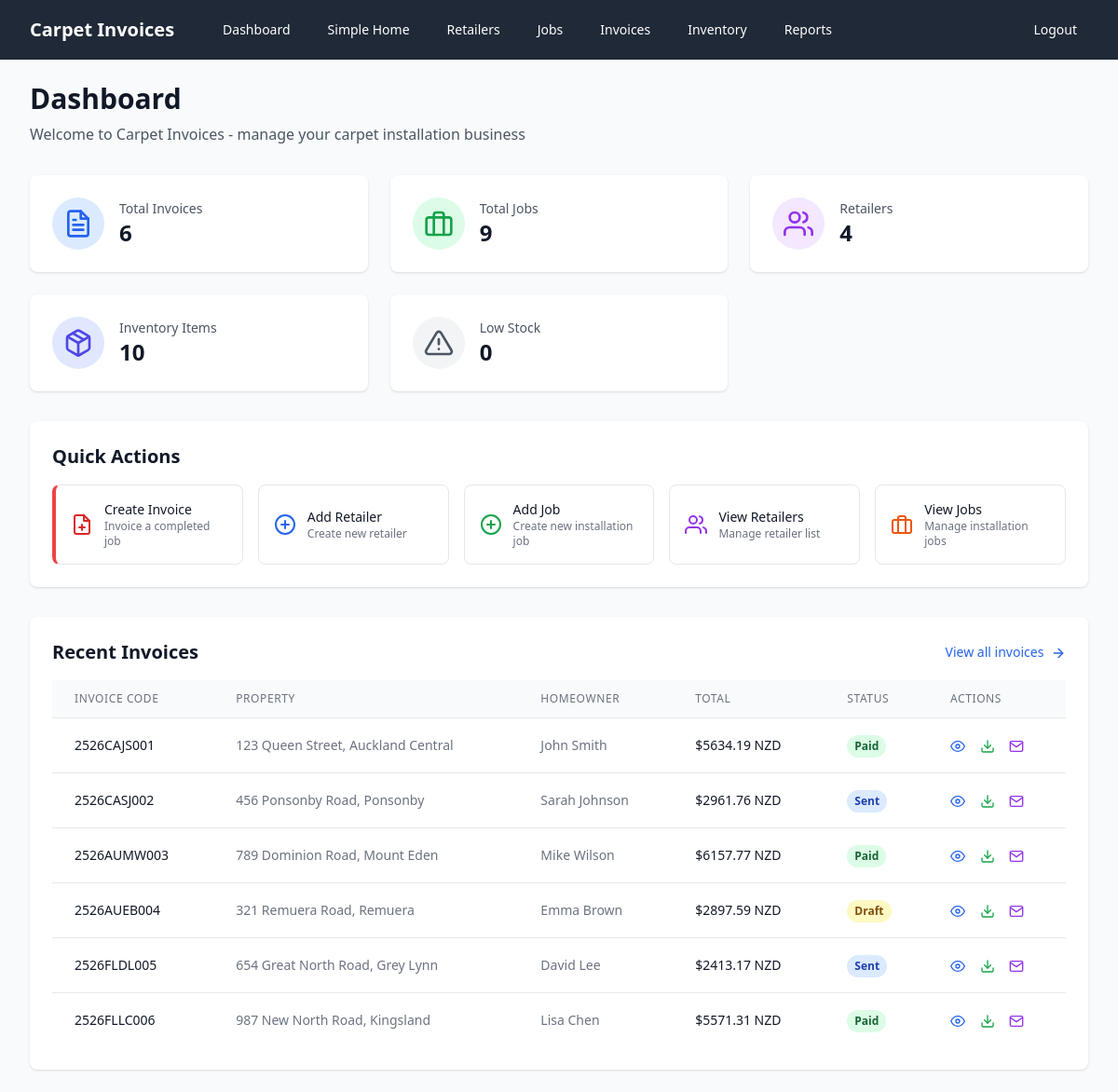
/ (signed in), run on an earlier commit of the app's database.
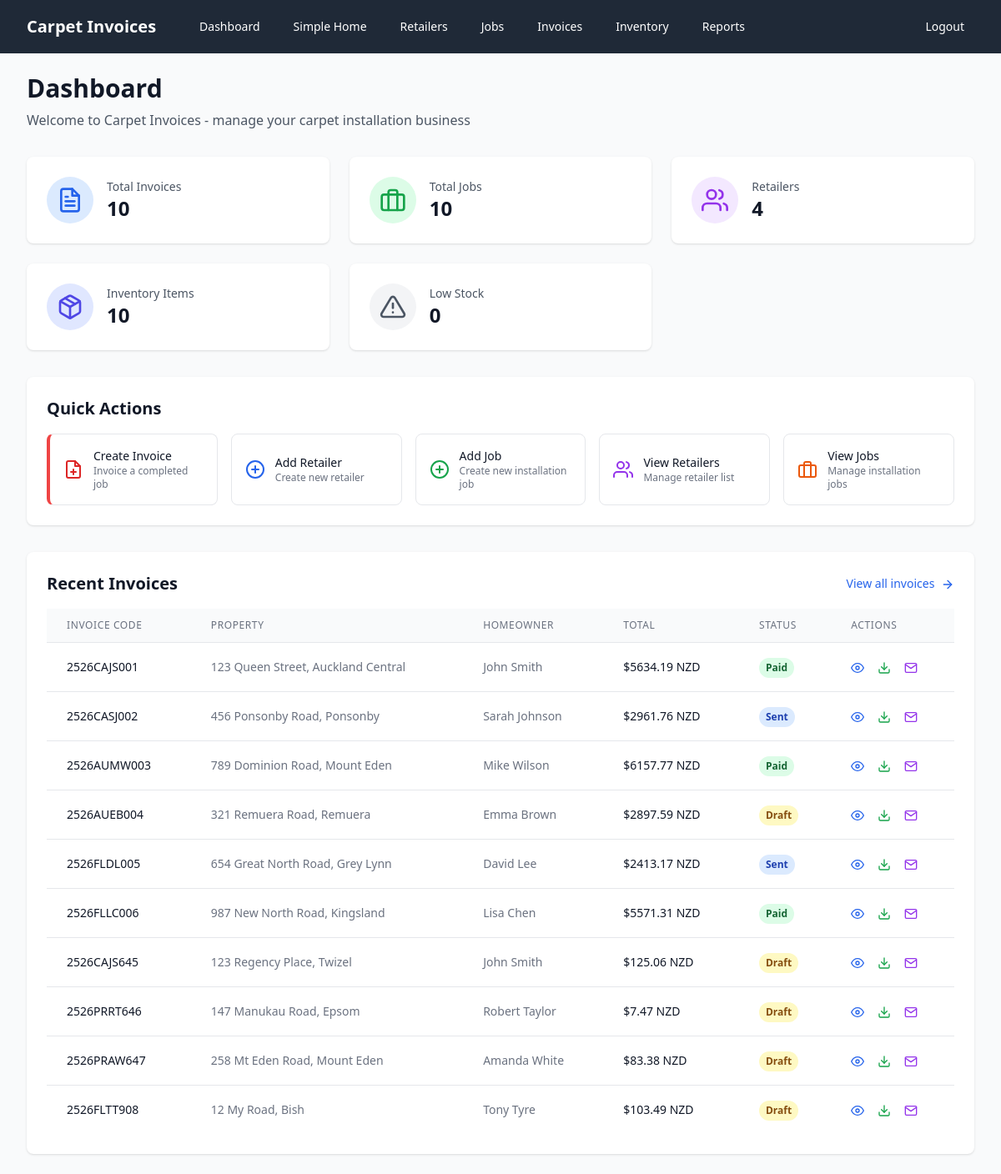
And on a later commit of the database.
### models.py (models this page shows, shortened)
class Invoice(db.Model):
    id = db.Column(db.Integer, primary_key=True)
    invoice_code = db.Column(db.String(100), unique=True, nullable=False, index=True)
    job_id = db.Column(db.Integer, ForeignKey('job.id'), nullable=False, index=True)
    date_created = db.Column(db.Date, nullable=False, default=datetime.now().date, index=True)
    status = db.Column(db.String(20), nullable=False, default='draft', index=True)  # draft, sent, paid
    gst_percentage = db.Column(db.Float, nullable=False, default=15.0)
    subtotal = db.Column(db.Float, nullable=False, default=0.0)
    gst_amount = db.Column(db.Float, nullable=False, default=0.0)
    total = db.Column(db.Float, nullable=False, default=0.0, index=True)
    job = relationship("Job", back_populates="invoices")
    lines = relationship("InvoiceLine", back_populates="invoice", cascade="all, delete-orphan")
    files = relationship("FileStore", back_populates="invoice", cascade="all, delete-orphan")

class Job(db.Model):
    id = db.Column(db.Integer, primary_key=True)
    street_address = db.Column(db.String(200), nullable=False)
    suburb = db.Column(db.String(100), nullable=False)
    town_city = db.Column(db.String(100), nullable=False)
    retailer_id = db.Column(db.Integer, ForeignKey('retailer.id'), nullable=False)
    homeowner_name = db.Column(db.String(100), nullable=False)
    homeowner_phone = db.Column(db.String(20), nullable=False)
    date_completed = db.Column(db.Date, nullable=False)
    retailer = relationship("Retailer", back_populates="jobs")
    invoices = relationship("Invoice", back_populates="job")

### app.py (the view)
@app.route('/')
def index():
    if not session.get('logged_in'):
        return redirect(url_for('login'))
    recent_invoices = db.session.query(Invoice).join(Job).join(Retailer).limit(10).all()
    total_invoices = db.session.query(Invoice).count()
    total_jobs = db.session.query(Job).count()
    total_retailers = db.session.query(Retailer).count()
    total_inventory_items = db.session.query(InventoryItem).filter_by(is_active=True).count()
    low_stock_items = db.session.query(InventoryItem).filter_by(is_active=True).filter(
        InventoryItem.current_stock <= InventoryItem.minimum_stock
    ).count()
    total_inventory_value = db.session.query(
        db.func.sum(InventoryItem.current_stock * InventoryItem.unit_cost)
    ).filter_by(is_active=True).scalar() or 0
    return render_template('index.html',
                         recent_invoices=recent_invoices,
                         total_invoices=total_invoices,
                         total_jobs=total_jobs,
                         total_retailers=total_retailers,
                         total_inventory_items=total_inventory_items,
                         low_stock_items=low_stock_items,
                         total_inventory_value=total_inventory_value)

### app.py (called while the page is built)
def format_nz_currency(amount):
    return f"${amount:.2f} NZD"

@app.template_filter('nz_currency')
def nz_currency_filter(amount):
    return format_nz_currency(amount)

### templates/index.html (shortened to what this page needs)
{% extends "base.html" %}
{% block content %}
<div class="mb-8">
    <h1 class="text-3xl font-bold text-gray-900">Dashboard</h1>
    <p class="mt-2 text-gray-600">Welcome to Carpet Invoices - manage your carpet installation business</p>
</div>
<div class="grid grid-cols-1 md:grid-cols-2 lg:grid-cols-3 xl:grid-cols-6 gap-6 mb-8">
    <div class="bg-white rounded-lg shadow p-6">
        <div class="flex items-center">
            <div class="p-3 rounded-full bg-blue-100">
                <i data-feather="file-text" class="h-8 w-8 text-blue-600"></i>
            </div>
            <div class="ml-4">
                <p class="text-sm font-medium text-gray-600">Total Invoices</p>
                <p class="text-2xl font-bold text-gray-900">{{ total_invoices }}</p>
            </div>
        </div>
    </div>
    <div class="bg-white rounded-lg shadow p-6">
        <div class="flex items-center">
            <div class="p-3 rounded-full bg-green-100">
                <i data-feather="briefcase" class="h-8 w-8 text-green-600"></i>
            </div>
            <div class="ml-4">
                <p class="text-sm font-medium text-gray-600">Total Jobs</p>
                <p class="text-2xl font-bold text-gray-900">{{ total_jobs }}</p>
            </div>
        </div>
    </div>
    <div class="bg-white rounded-lg shadow p-6">
        <div class="flex items-center">
            <div class="p-3 rounded-full bg-purple-100">
                <i data-feather="users" class="h-8 w-8 text-purple-600"></i>
            </div>
            <div class="ml-4">
                <p class="text-sm font-medium text-gray-600">Retailers</p>
                <p class="text-2xl font-bold text-gray-900">{{ total_retailers }}</p>
            </div>
        </div>
    </div>
    <div class="bg-white rounded-lg shadow p-6">
        <div class="flex items-center">
            <div class="p-3 rounded-full bg-indigo-100">
                <i data-feather="package" class="h-8 w-8 text-indigo-600"></i>
            </div>
            <div class="ml-4">
                <p class="text-sm font-medium text-gray-600">Inventory Items</p>
                <p class="text-2xl font-bold text-gray-900">{{ total_inventory_items }}</p>
            </div>
        </div>
    </div>
    <div class="bg-white rounded-lg shadow p-6">
        <div class="flex items-center">
            <div class="p-3 rounded-full {% if low_stock_items > 0 %}bg-orange-100{% else %}bg-gray-100{% endif %}">
                <i data-feather="alert-triangle" class="h-8 w-8 {% if low_stock_items > 0 %}text-orange-600{% else %}text-gray-600{% endif %}"></i>
            </div>
            <div class="ml-4">
                <p class="text-sm font-medium text-gray-600">Low Stock</p>
                <p class="text-2xl font-bold {% if low_stock_items > 0 %}text-orange-600{% else %}text-gray-900{% endif %}">{{ low_stock_items }}</p>
            </div>
        </div>
    </div>
</div>
<div class="bg-white rounded-lg shadow mb-8">
    <div class="p-6">
        <h2 class="text-xl font-semibold text-gray-900 mb-4">Quick Actions</h2>
        <div class="grid grid-cols-1 sm:grid-cols-2 lg:grid-cols-5 gap-4">
            <a href="{{ url_for('jobs') }}" class="flex items-center p-4 border border-gray-200 rounded-lg hover:bg-gray-50 transition duration-200 border-l-4 border-l-red-500">
                <div class="flex-shrink-0">
                    <i data-feather="file-plus" class="h-6 w-6 text-red-600"></i>
                </div>
                <div class="ml-3">
                    <p class="text-sm font-medium text-gray-900">Create Invoice</p>
                    <p class="text-xs text-gray-500">Invoice a completed job</p>
                </div>
            </a>
            <a href="{{ url_for('add_retailer') }}" class="flex items-center p-4 border border-gray-200 rounded-lg hover:bg-gray-50 transition duration-200">
                <div class="flex-shrink-0">
                    <i data-feather="plus-circle" class="h-6 w-6 text-blue-600"></i>
                </div>
                <div class="ml-3">
                    <p class="text-sm font-medium text-gray-900">Add Retailer</p>
                    <p class="text-xs text-gray-500">Create new retailer</p>
                </div>
            </a>
            <a href="{{ url_for('add_job') }}" class="flex items-center p-4 border border-gray-200 rounded-lg hover:bg-gray-50 transition duration-200">
                <div class="flex-shrink-0">
                    <i data-feather="plus-circle" class="h-6 w-6 text-green-600"></i>
                </div>
                <div class="ml-3">
                    <p class="text-sm font-medium text-gray-900">Add Job</p>
                    <p class="text-xs text-gray-500">Create new installation job</p>
                </div>
            </a>
            <a href="{{ url_for('retailers') }}" class="flex items-center p-4 border border-gray-200 rounded-lg hover:bg-gray-50 transition duration-200">
                <div class="flex-shrink-0">
                    <i data-feather="users" class="h-6 w-6 text-purple-600"></i>
                </div>
                <div class="ml-3">
                    <p class="text-sm font-medium text-gray-900">View Retailers</p>
                    <p class="text-xs text-gray-500">Manage retailer list</p>
                </div>
            </a>
            <a href="{{ url_for('jobs') }}" class="flex items-center p-4 border border-gray-200 rounded-lg hover:bg-gray-50 transition duration-200">
                <div class="flex-shrink-0">
                    <i data-feather="briefcase" class="h-6 w-6 text-orange-600"></i>
                </div>
                <div class="ml-3">
                    <p class="text-sm font-medium text-gray-900">View Jobs</p>
                    <p class="text-xs text-gray-500">Manage installation jobs</p>
                </div>
            </a>
        </div>
    </div>
</div>
<div class="bg-white rounded-lg shadow">
    <div class="p-6">
        <div class="flex items-center justify-between mb-4">
            <h2 class="text-xl font-semibold text-gray-900">Recent Invoices</h2>
            <a href="{{ url_for('invoices') }}" class="text-blue-600 hover:text-blue-800 font-medium text-sm">
                View all invoices
                <i data-feather="arrow-right" class="inline h-4 w-4 ml-1"></i>
            </a>
        </div>
        {% if recent_invoices %}
        <div class="overflow-x-auto">
            <table class="min-w-full divide-y divide-gray-200">
                <thead class="bg-gray-50">
                    <tr>
                        <th class="px-6 py-3 text-left text-xs font-medium text-gray-500 uppercase tracking-wider">Invoice Code</th>
                        <th class="px-6 py-3 text-left text-xs font-medium text-gray-500 uppercase tracking-wider">Property</th>
                        <th class="px-6 py-3 text-left text-xs font-medium text-gray-500 uppercase tracking-wider">Homeowner</th>
                        <th class="px-6 py-3 text-left text-xs font-medium text-gray-500 uppercase tracking-wider">Total</th>
                        <th class="px-6 py-3 text-left text-xs font-medium text-gray-500 uppercase tracking-wider">Status</th>
                        <th class="px-6 py-3 text-left text-xs font-medium text-gray-500 uppercase tracking-wider">Actions</th>
                    </tr>
                </thead>
                <tbody class="bg-white divide-y divide-gray-200">
                    {% for invoice in recent_invoices %}
                    <tr class="hover:bg-gray-50">
                        <td class="px-6 py-4 whitespace-nowrap text-sm font-medium text-gray-900">
                            {{ invoice.invoice_code }}
                        </td>
                        <td class="px-6 py-4 whitespace-nowrap text-sm text-gray-500">
                            {{ invoice.job.street_address }}, {{ invoice.job.suburb }}
                        </td>
                        <td class="px-6 py-4 whitespace-nowrap text-sm text-gray-500">
                            {{ invoice.job.homeowner_name }}
                        </td>
                        <td class="px-6 py-4 whitespace-nowrap text-sm text-gray-900 font-medium">
                            {{ invoice.total | nz_currency }}
                        </td>
                        <td class="px-6 py-4 whitespace-nowrap">
                            <span class="inline-flex px-2 py-1 text-xs font-semibold rounded-full
                                {% if invoice.status == 'paid' %}bg-green-100 text-green-800
                                {% elif invoice.status == 'sent' %}bg-blue-100 text-blue-800
                                {% else %}bg-yellow-100 text-yellow-800{% endif %}">
                                {{ invoice.status.title() }}
                            </span>
                        </td>
                        <td class="px-6 py-4 whitespace-nowrap text-sm font-medium">
                            <a href="{{ url_for('invoice_preview', invoice_id=invoice.id) }}" class="text-blue-600 hover:text-blue-800 mr-3">
                                <i data-feather="eye" class="inline h-4 w-4"></i>
                            </a>
                            <a href="{{ url_for('invoice_pdf', invoice_id=invoice.id) }}" class="text-green-600 hover:text-green-800 mr-3">
                                <i data-feather="download" class="inline h-4 w-4"></i>
                            </a>
                            <a href="{{ url_for('invoice_email', invoice_id=invoice.id) }}" class="text-purple-600 hover:text-purple-800">
                                <i data-feather="mail" class="inline h-4 w-4"></i>
                            </a>
                        </td>
                    </tr>
                    {% endfor %}
                </tbody>
            </table>
        </div>
        {% endif %}
    </div>
</div>
{% endblock %}

### templates/base.html (shortened to what this page needs)
<!DOCTYPE html>
<html lang="en">
<head>
    <script src="https://cdn.tailwindcss.com"></script>
</head>
<body class="bg-gray-50 min-h-screen">
    {% if session.logged_in %}
    <nav class="bg-gray-800 text-white no-print">
        <div class="max-w-7xl mx-auto px-4 sm:px-6 lg:px-8">
            <div class="flex items-center justify-between h-16">
                <div class="flex items-center">
                    <div class="flex-shrink-0">
                        <h1 class="text-xl font-bold">Carpet Invoices</h1>
                    </div>
                    <div class="hidden md:block">
                        <div class="ml-10 flex items-baseline space-x-4">
                            <a href="{{ url_for('index') }}" class="hover:bg-gray-700 px-3 py-2 rounded-md text-sm font-medium">
                                Dashboard
                            </a>
                            <a href="{{ url_for('simple_home') }}" class="hover:bg-gray-700 px-3 py-2 rounded-md text-sm font-medium">
                                Simple Home
                            </a>
                            <a href="{{ url_for('retailers') }}" class="hover:bg-gray-700 px-3 py-2 rounded-md text-sm font-medium">
                                Retailers
                            </a>
                            <a href="{{ url_for('jobs') }}" class="hover:bg-gray-700 px-3 py-2 rounded-md text-sm font-medium">
                                Jobs
                            </a>
                            <a href="{{ url_for('invoices') }}" class="hover:bg-gray-700 px-3 py-2 rounded-md text-sm font-medium">
                                Invoices
                            </a>
                            <a href="{{ url_for('inventory') }}" class="hover:bg-gray-700 px-3 py-2 rounded-md text-sm font-medium">
                                Inventory
                            </a>
                            <a href="{{ url_for('reports') }}" class="hover:bg-gray-700 px-3 py-2 rounded-md text-sm font-medium">
                                Reports
                            </a>
                        </div>
                    </div>
                </div>
                <div class="hidden md:block">
                    <div class="ml-4 flex items-center md:ml-6">
                        <a href="{{ url_for('logout') }}" class="hover:bg-gray-700 px-3 py-2 rounded-md text-sm font-medium">
                            Logout
                        </a>
                    </div>
                </div>
            </div>
        </div>
    </nav>
    {% endif %}
    <main class="{% if not session.logged_in %}min-h-screen flex items-center justify-center{% else %}max-w-7xl mx-auto py-6 px-4 sm:px-6 lg:px-8{% endif %}">
        {% block content %}{% endblock %}
    </main>
</body>
</html>

What changed in the data, as far as the page shows it:
added Invoice: invoice_code "2526CAJS645", job.street_address "123 Regency Place", job.suburb "Twizel", job.homeowner_name "John Smith", total|nz_currency "$125.06 NZD", status "Draft"
added Invoice: invoice_code "2526PRRT646", job.street_address "147 Manukau Road", job.suburb "Epsom", job.homeowner_name "Robert Taylor", total|nz_currency "$7.47 NZD", status "Draft"
added Invoice: invoice_code "2526PRAW647", job.street_address "258 Mt Eden Road", job.suburb "Mount Eden", job.homeowner_name "Amanda White", total|nz_currency "$83.38 NZD", status "Draft"
added Invoice: invoice_code "2526FLTT908", job.street_address "12 My Road", job.suburb "Bish", job.homeowner_name "Tony Tyre", total|nz_currency "$103.49 NZD", status "Draft"
Also different on the page:
{{ total_invoices }}: "6" → "10"
{{ total_jobs }}: "9" → "10"
